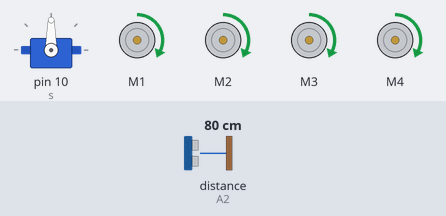
This sketch was run on a simulated Arduino Uno, built with avr-gcc and run on an emulated ATmega328P. Shown: servo, 4 × DC motor (green arrow = forward, orange = backward, longer = faster). Inputs (shaded band) come from the test bench; at power-on: distance to the obstacle (sensor on A2) 80 cm. The echo pulse lasts 58.3 µs per cm.

Above: at 4.9 s.
5.0 s: distance to the obstacle (sensor on A2) set to 33 cm
6.5 s: distance to the obstacle (sensor on A2) set to 28 cm
At 8.7 s:
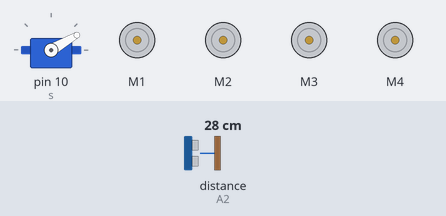
9.5 s: distance to the obstacle (sensor on A2) set to 35 cm
At 10.7 s:
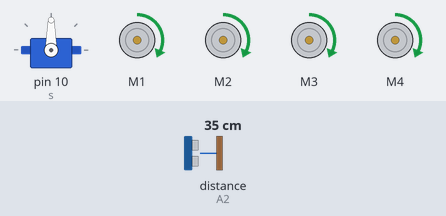
11.1 s: distance to the obstacle (sensor on A2) set to 2 cm
At 12.3 s:
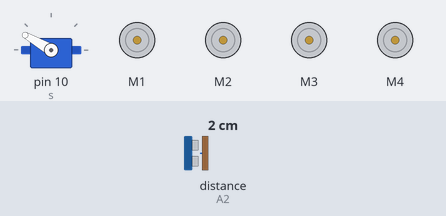
Timing chart, 0 to 15.1 s (numbered marks = the images above; inputs shaded):
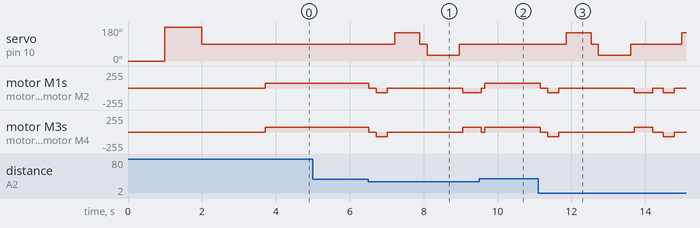

Measured:
- the behaviour switches between 31 and 30 cm on distance to the obstacle (sensor on A2) (found by bisection; images 0 and 1)
- after the input at 5.0 s, every drawn part: stays the same
- after the input at 6.5 s, servo on pin 10 (s): 90° → 150° after 0.72 s, → 90° 0.67 s later, → 30° 0.20 s later, → 90° 0.87 s later; motor M1: forward 68/255 → stopped at once, → backward 68/255 0.20 s later, → stopped 0.30 s later, → backward 68/255 2.0 s later
- after the input at 9.5 s, servo on pin 10 (s): stays 90° (without the input it goes to 150° after 0.85 s)
- after the input at 11.1 s, servo on pin 10 (s): 90° → 150° after 0.76 s, → 90° 0.67 s later, → 30° 0.20 s later, → 90° 0.87 s later, … (5 changes in this stretch); motor M1: goes stopped 0.20 s, backward 68/255 0.30 s, stopped 2.0 s, backward 68/255 0.50 s, stopped 0.28 s, backward 68/255 0.30 s, then stopped, starting after 0.06 s

The sketch:

obstacleMain.ino
```cpp
#include <NewPing.h>
#include <Servo.h>
#include <AFMotor.h>

#define trigPin A1
#define echoPin A2
#define maxDist 300
#define colDist 30
#define maxSpeed 70

Servo s;

NewPing sonar(trigPin, echoPin, maxDist);  //ping library for measuring dist from sensor...

AF_DCMotor rMotor1(1, MOTOR12_1KHZ);
AF_DCMotor rMotor2(2, MOTOR12_1KHZ);
AF_DCMotor lMotor1(3, MOTOR34_1KHZ);
AF_DCMotor lMotor2(4, MOTOR34_1KHZ);


int livDist = 0;                      //distance measured from SonarSensor...
int speedBuffer = 0;

//int caller=0; //flagging concept for turnAround f'n to minimize the code and use turnRight only with change in delay...

void setup()
{
    Serial.begin(9600);
    s.attach(10);

    s.write(0);
    delay(1000);

    s.write(180);
    delay(1000);

    s.write(90);
    delay(1000);

    livDist = readPing();
    delay(100);
    livDist = readPing();
    delay(100);
    livDist = readPing();
    delay(100);
    livDist = readPing();
    delay(100);
}

void loop()
{
    s.write(90);
    delay(10);

    if(livDist <= colDist)
    {
      stallStop();
      delay(100);   //for  0.1 s it'll stop
      changePath();
    }
    else
    {
      moveForward();
    }

    livDist = readPing();
}

//-------------------------------------ChangePath------------------------------------

void changePath()
{
  int leftDist = 0, rightDist = 0;

  stallStop();
  delay(100);
  moveBackward();   //for 0.3s it'll move back
  delay(300);
  stallStop();
  delay(200);

  s.write(150);
  delay(500);
  leftDist = readPing();
  delay(100);
  // Serial.println("Left_Distance = ");
  // Serial.print(leftDist);
  s.write(90);
  delay(200);

  s.write(30);
  delay(500);
  rightDist = readPing();
  delay(100);
  // Serial.println("Right_Distance = ");
  // Serial.print(rightDist);
  delay(200);

  s.write(90);
  delay(100);

  decideMotion(leftDist, rightDist);
}

//-+-+-+-+-+-+-+-+-+-+-+-+-+-+-+-+-+-CompareDistances-+-+-+-+-+-+-+-+-+-+-+-+-+-+-+-+

void decideMotion(int leftDist, int rightDist)
{
  if(leftDist <= rightDist)
  {
    turnRight();
    stallStop();
  }
  else
  {
    turnLeft();
    stallStop();
  }
}

//-+-+-+-+-+-+-+-+-+-+-+-+-+-+-+-+-+-ReadDistancesFromSensor-+-+-+-+-+-+-+-+-+-+-+-+-+-+-+-+

int readPing()
{
    delay(70);
    int cm = sonar.ping_cm();

    if(cm == 0)
    {
      return maxDist;
    }
    return cm;
}

//-+-+-+-+-+-+-+-+-+-+-+-+-+-+-+-+-+-MotionStop Speed=0-+-+-+-+-+-+-+-+-+-+-+-+-+-+-+-+

void stallStop()
{
    rMotor1.run(RELEASE);
    rMotor2.run(RELEASE);
    lMotor1.run(RELEASE);
    lMotor2.run(RELEASE);
}

//-+-+-+-+-+-+-+-+-+-+-+-+-+-+-+-+-+-Forward Locomotion-+-+-+-+-+-+-+-+-+-+-+-+-+-+-+-+

void moveForward()
{
    rMotor1.run(FORWARD);
    rMotor2.run(FORWARD);
    lMotor1.run(FORWARD);
    lMotor2.run(FORWARD);


    for(speedBuffer = 0; speedBuffer < maxSpeed; speedBuffer += 2)
    {
      rMotor1.setSpeed(speedBuffer);
      rMotor2.setSpeed(speedBuffer);
      lMotor1.setSpeed(speedBuffer);
      lMotor2.setSpeed(speedBuffer);
    }

}

//-+-+-+-+-+-+-+-+-+-+-+-+-+-+-+-+-+-Backward Locomotion-+-+-+-+-+-+-+-+-+-+-+-+-+-+-+-+

void moveBackward()
{
    rMotor1.run(BACKWARD);
    rMotor2.run(BACKWARD);
    lMotor1.run(BACKWARD);
    lMotor2.run(BACKWARD);

    for(speedBuffer = 0; speedBuffer < maxSpeed; speedBuffer += 2)
    {
      rMotor1.setSpeed(speedBuffer);
      rMotor2.setSpeed(speedBuffer);
      lMotor1.setSpeed(speedBuffer);
      lMotor2.setSpeed(speedBuffer);
    }
}

//-+-+-+-+-+-+-+-+-+-+-+-+-+-+-+-+-+-Right Movement-+-+-+-+-+-+-+-+-+-+-+-+-+-+-+-+

void turnRight()
{
  lMotor1.run(FORWARD);
  lMotor2.run(FORWARD);

  rMotor1.run(BACKWARD);
  rMotor2.run(BACKWARD);

  delay(500);

  rMotor1.run(FORWARD);
  rMotor2.run(FORWARD);
  lMotor1.run(FORWARD);
  lMotor2.run(FORWARD);
}

//-+-+-+-+-+-+-+-+-+-+-+-+-+-+-+-+-+-Left Movement-+-+-+-+-+-+-+-+-+-+-+-+-+-+-+-+


void turnLeft()
{
  lMotor1.run(BACKWARD);
  lMotor2.run(BACKWARD);

  rMotor1.run(FORWARD);
  rMotor2.run(FORWARD);

  delay(500);

  rMotor1.run(FORWARD);
  rMotor2.run(FORWARD);
  lMotor1.run(FORWARD);
  lMotor2.run(FORWARD);
}

//-+-+-+-+-+-+-+-+-+-+-+-+-+-+-+-+-+-TurnAround Locomotion phaseAngle(180 deg)-+-+-+-+-+-+-+-+-+-+-+-+-+-+-+-+

void turnAround()
{
  lMotor1.run(BACKWARD);
  lMotor2.run(BACKWARD);

  rMotor1.run(FORWARD);
  rMotor2.run(FORWARD);
  delay(500);

  rMotor1.run(FORWARD);
  rMotor2.run(FORWARD);
  lMotor1.run(FORWARD);
  lMotor2.run(FORWARD);
}
```
